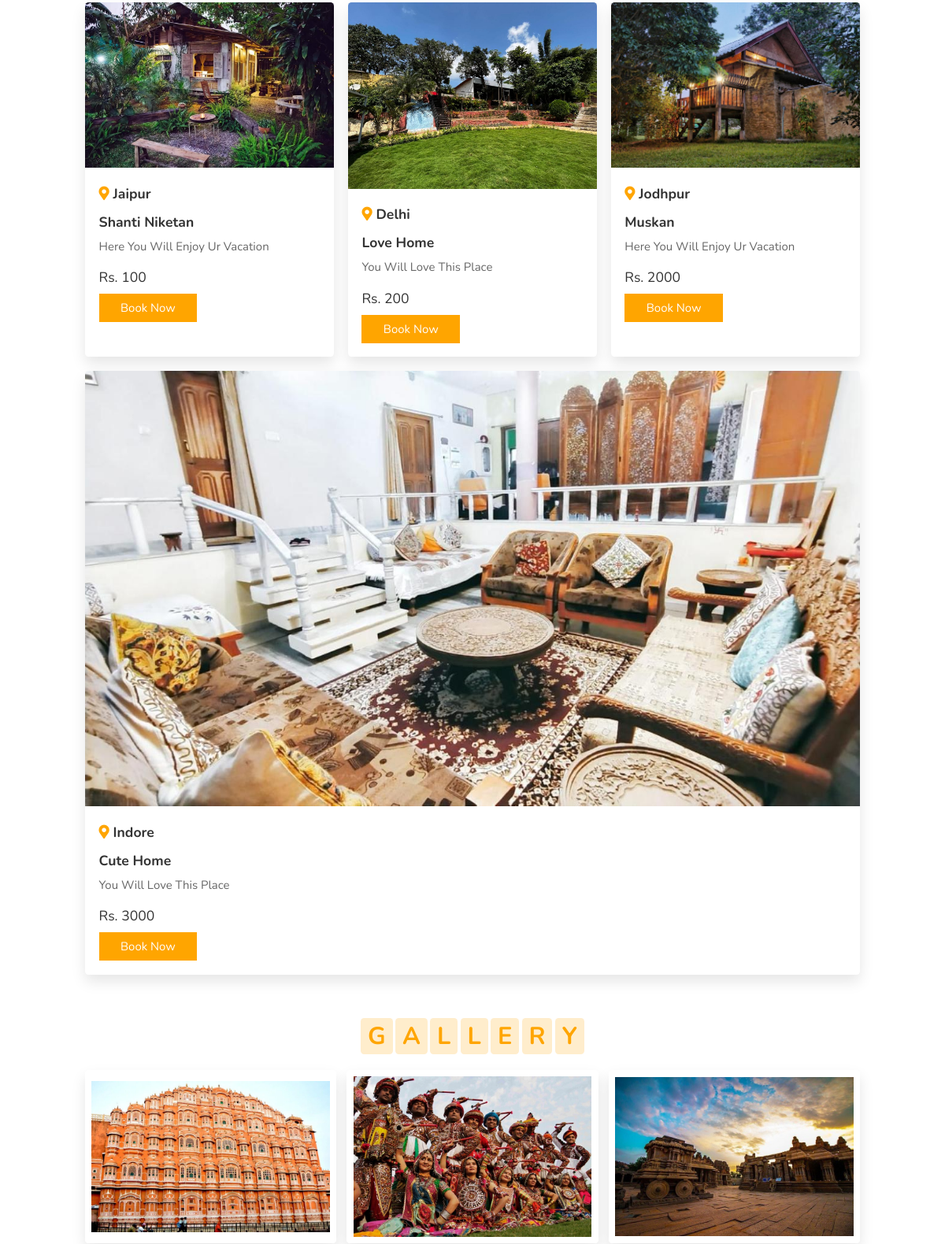
The app's page /Parking (middle part), older data.
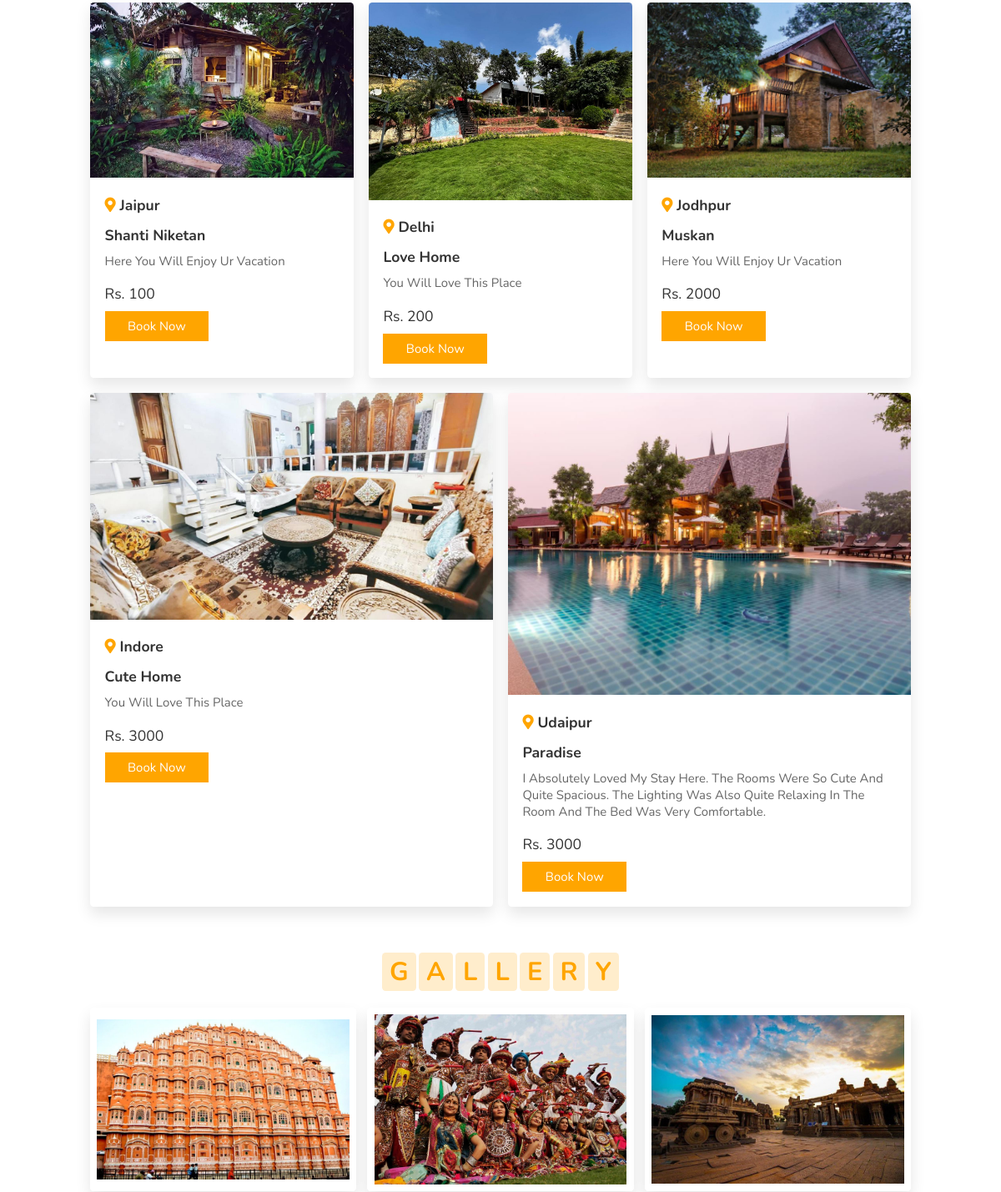
The same page, newer data.
### models.py (models this page shows)
class Listroom(db.Model):
    id = db.Column(db.Integer, primary_key=True)
    email = db.Column(db.String(150))
    phone_no= db.Column(db.Integer)
    city = db.Column(db.String(150))
    host_name = db.Column(db.String(150))
    homestay_name = db.Column(db.String(150))
    address = db.Column(db.String(150))
    description= db.Column(db.String(150))
    no_of_room = db.Column(db.Integer)
    Parking = db.Column(db.Boolean)
    Internet = db.Column(db.Boolean)
    Running_Hot_water = db.Column(db.Boolean)
    Open_Seating_areas = db.Column(db.Boolean)
    Air_Condition = db.Column(db.Boolean)
    Pet_Friendly = db.Column(db.Boolean)
    Toiletries = db.Column(db.Boolean)
    Smoking_Allowed = db.Column(db.Boolean)
    Library = db.Column(db.Boolean)
    Bonfire = db.Column(db.Boolean)
    Barbecue = db.Column(db.Boolean)
    Pick_and_dropService = db.Column(db.Boolean)
    rent=db.Column(db.Integer)
    pic=db.Column(db.String(500))
    uid = db.Column("uid", db.Integer, db.ForeignKey('user.id'))
    review = db.relationship('Reviews', backref='room')
    booking = db.relationship('Booking', backref='room')

### main.py (the view)
@app.route('/Parking')
def Parking():
    fac=Listroom.query.filter_by(Parking=True).all()
    rev=Reviews.query.all()
    print(fac)
    return render_template('face.html',post=fac,re=rev,user=current_user)

### templates/face.html (shortened to what this page needs)
<!DOCTYPE html>
<html lang="en">
{% include('header.html')%}
<body>
    <section class="destination" id="destination">
        <div class="box-container">
            {% for i in post %}
            <div class="box">
                <img src="{{i.pic}}" alt="">
                <div class="content">
                    <h3> <i class="fas fa-map-marker-alt"></i> {{i.city}} </h3> <br>
                    <h3>{{i.homestay_name}}</h3>
                    <p>
                        {{i.description}}
                    </p>
                    <div class="price"> Rs. {{i.rent}} </div>
                    <a href="{{i.id}}/profile" class="btn">book now</a>
                </div>
            </div>
            {% endfor %}
        </div>
    </section>
    <section class="gallery" id="gallery">
        <h1 class="heading">
            <span>g</span>
            <span>a</span>
            <span>l</span>
            <span>l</span>
            <span>e</span>
            <span>r</span>
            <span>y</span>
        </h1>
        <div class="box-container">
            <div class="box">
                <img src="/static/images/gg1.webp" alt="">
                <div class="content">
                </div>
            </div>
            <div class="box">
                <img src="/static/images/gg2.jpg" alt="">
                <div class="content">
                </div>
            </div>
            <div class="box">
                <img src="/static/images/gg3.jpg" alt="">
                <div class="content">
                </div>
            </div>
        </div>
    </section>
</body>
</html>

### templates/header.html (shortened to what this page needs)
<head>
    <link rel="stylesheet" href="https://unpkg.com/swiper/swiper-bundle.min.css" />
    <link rel="stylesheet" href="https://cdnjs.cloudflare.com/ajax/libs/font-awesome/5.15.3/css/all.min.css">
    <link rel="stylesheet" href="/static/style.css">
</head>

### static/style.css (style rules this page uses)
:root { --orange: #ffa500; }
* { font-family: 'Nunito', sans-serif; margin: 0; padding: 0; box-sizing: border-box; text-transform: capitalize; outline: none; border: none; text-decoration: none; transition: all .2s linear; }
html { font-size: 62.5%; overflow-x: hidden; scroll-padding-top: 6rem; scroll-behavior: smooth; }
section { padding: 2rem 9%; }
.heading { text-align: center; padding: 2.5rem 0; }
.heading span { font-size: 3.5rem; background: rgba(255, 165, 0, .2); color: var(--orange); border-radius: .5rem; padding: .2rem 1rem; }
.btn { display: inline-block; margin-top: 1rem; background: var(--orange); color: #fff; padding: .8rem 3rem; border: .2rem solid var(--orange); cursor: pointer; font-size: 1.7rem; }
.destination .box-container { display: flex; flex-wrap: wrap; gap: 2rem; }
.destination .box-container .box { flex: 1 1 30rem; border-radius: .5rem; overflow: hidden; box-shadow: 0 1rem 2rem rgba(0, 0, 0, .1); }
.destination .box-container .box img { width: 100%; object-fit: cover; }
.destination .box-container .box .content { padding: 2rem; }
.destination .box-container .box .content h3 { font-size: 2rem; color: #333; }
.destination .box-container .box .content h3 i { color: var(--orange); }
.destination .box-container .box .content p { font-size: 1.7rem; color: #666; padding: 1rem 0; }
.destination .box-container .box .content .price { font-size: 2rem; color: #333; padding-top: 1rem; }
.gallery .box-container { display: flex; flex-wrap: wrap; gap: 1.5rem; }
.gallery .box-container .box { overflow: hidden; box-shadow: 0 1rem 2rem rgba(0, 0, 0, .1); border: 1rem solid #fff; border-radius: .5rem; flex: 1 1 30rem; height: 25rem; position: relative; }
.gallery .box-container .box img { height: 100%; width: 100%; object-fit: cover; }
.gallery .box-container .box .content { position: absolute; top: -100%; left: 0; height: 100%; width: 100%; text-align: center; background: rgba(0, 0, 0, .7); padding: 2rem; padding-top: 5rem; }
.gallery .box-container .box img { height: 100%; width: 100%; object-fit: contain; }
@media (max-width:1200px) { html { font-size: 55%; } }

Row changes from the older to the newer data that the page shows:
added Listroom: pic (picture), city "Udaipur", homestay_name "Paradise", description "I Absolutely Loved My Stay Here. The Rooms Were So Cute And Quite Spacious. The Lighting Was Also Quite Relaxing In The Room And The Bed Was Very Comfortable.", rent "3000"
